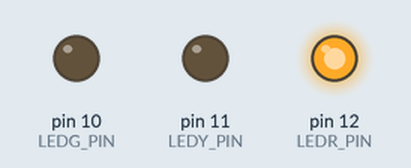
The sketch below on a simulated Arduino Uno, built with avr-gcc and run on an emulated ATmega328P. On the bench: output pins drawn as LEDs (lit = HIGH).

Above: at 2.5 s.
At 6.0 s:
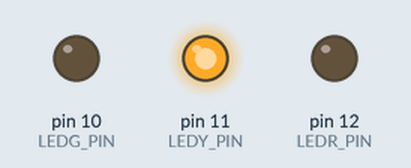
At 9.5 s:
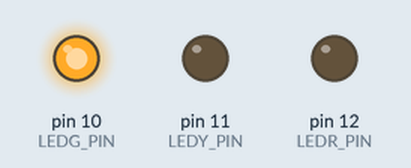
Timing chart, 0 to 15.6 s (numbered marks = the images above):
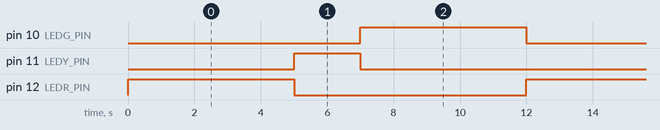

Measured:
- by itself, pin 10 (LEDG_PIN), pin 12 (LEDR_PIN): alternates HIGH for 5.0 s and LOW for 7.0 s
- by itself, pin 11 (LEDY_PIN): alternates HIGH for 2.0 s and LOW for 10.0 s
- by itself, everything shown: repeats every 12.0 s, in 4 steps

The sketch:

ligando_um_led.ino
```cpp
#define LEDR_PIN 12
#define LEDY_PIN 11
#define LEDG_PIN 10

void setup() {
  pinMode(LEDR_PIN, OUTPUT);
  pinMode(LEDY_PIN, OUTPUT);
  pinMode(LEDG_PIN, OUTPUT);

}

void RED(){

  digitalWrite(LEDR_PIN, HIGH);
  delay(5000);
  digitalWrite(LEDR_PIN,LOW);

  }
void YELLOW(){

  digitalWrite(LEDY_PIN, HIGH);
  delay(2000);
  digitalWrite(LEDY_PIN, LOW);

}
void GREEN(){

  digitalWrite(LEDG_PIN, HIGH);
  delay(5000);
  digitalWrite(LEDG_PIN, LOW);

}

void loop() {
  RED();
  YELLOW();
  GREEN();

}
```
